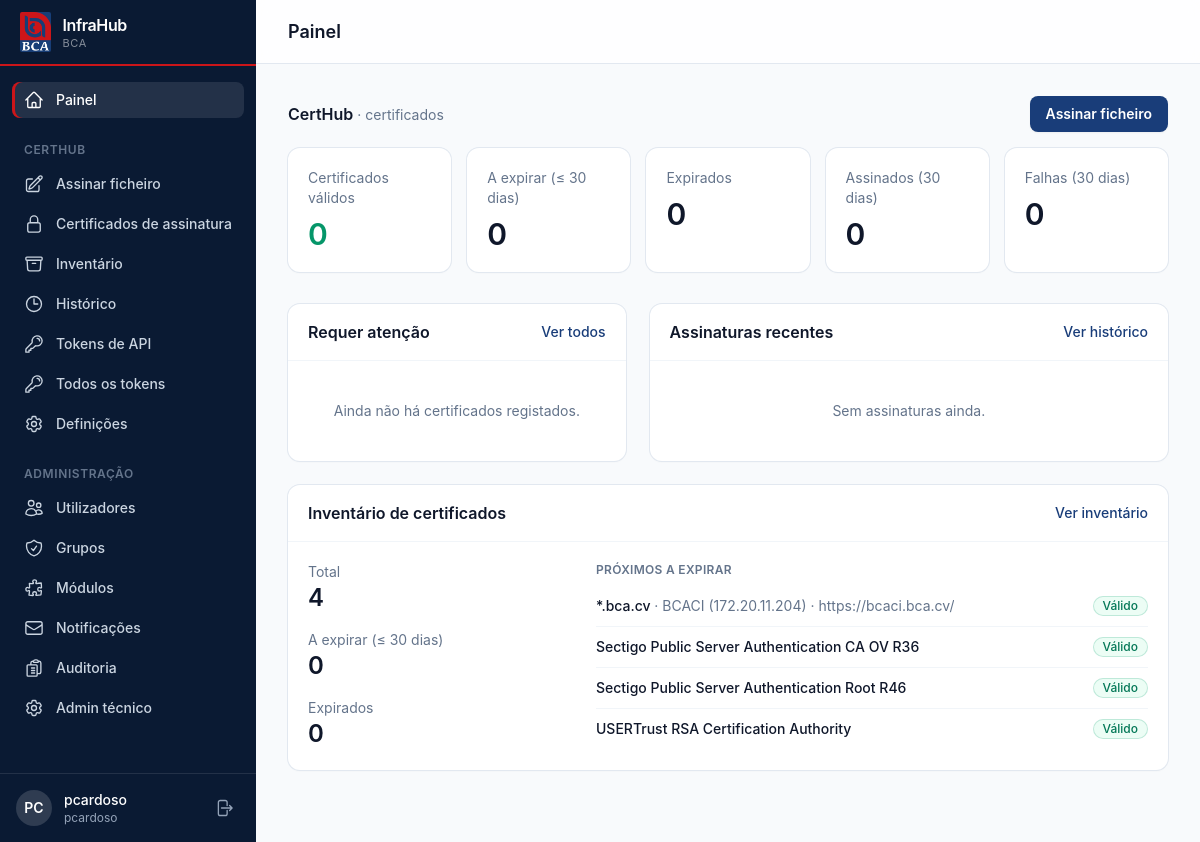
The app's page / (signed in) with its own data.
### inventory/models.py (models this page shows, shortened)
class InventoryCertificate(models.Model):
    class Type(models.TextChoices):
        TLS = "tls", "Servidor TLS/SSL"
        CODE_SIGNING = "code_signing", "Code Signing"
        CLIENT = "client", "Cliente"
        EMAIL = "email", "E-mail (S/MIME)"
        CA = "ca", "Autoridade certificadora"
        OTHER = "other", "Outro"
    name = models.CharField("nome", max_length=255)
    common_name = models.CharField(max_length=255, blank=True, editable=False)
    subject = models.CharField(max_length=512, editable=False)
    issuer = models.CharField("emitido por", max_length=512, editable=False)
    serial_number = models.CharField("número de série", max_length=80, editable=False)
    sha1 = models.CharField("SHA-1", max_length=40, editable=False)
    sha256 = models.CharField("SHA-256", max_length=64, unique=True, editable=False)
    not_before = models.DateTimeField(editable=False)
    not_after = models.DateTimeField("expira em", editable=False)
    key_info = models.CharField("chave", max_length=64, blank=True, editable=False)
    signature_algorithm = models.CharField("algoritmo de assinatura", max_length=64, blank=True, editable=False)
    san = models.TextField("nomes alternativos (SAN)", blank=True, editable=False)
    extended_key_usage = models.TextField("utilizações avançadas", blank=True, editable=False)
    key_usage = models.TextField("utilizações da chave", blank=True, editable=False)
    is_ca = models.BooleanField(default=False, editable=False)
    is_wildcard = models.BooleanField(default=False, editable=False)
    cert_type = models.CharField("tipo", max_length=20, choices=Type.choices, default=Type.OTHER, editable=False)
    source_filename = models.CharField("ficheiro de origem", max_length=255, blank=True, editable=False)
    source_format = models.CharField(max_length=8, blank=True, editable=False)  # pfx | pem | der | p7b
    had_private_key = models.BooleanField("o ficheiro continha a chave privada", default=False, editable=False)
    uploaded_by = models.ForeignKey("auth.User", null=True, blank=True, on_delete=models.SET_NULL,
                                    related_name="inventory_uploads", editable=False)
    owner = models.CharField("responsável", max_length=255, blank=True)
    notes = models.TextField("notas", blank=True)
    created_at = models.DateTimeField(auto_now_add=True)
    updated_at = models.DateTimeField(auto_now=True)
    class Meta:
        ordering = ["not_after"]
        permissions = [("manage_inventory", "Gerir o inventário de certificados")]
    @property
    def days_left(self):
        return (self.not_after - timezone.now()).days
    @property
    def status(self):
        if self.not_after <= timezone.now():
            return "expired"
        return "expiring" if self.days_left <= ALERT_DAYS else "ok"
    @property
    def usage_summary(self):
        names = [u.where for u in self.usages.all()]
        return ", ".join(names[:2]) + (f" +{len(names) - 2}" if len(names) > 2 else "")

class CertificateUsage(models.Model):
    class Environment(models.TextChoices):
        PRODUCTION = "prod", "Produção"
        STAGING = "staging", "Teste"
        DEV = "dev", "Desenvolvimento"
    certificate = models.ForeignKey(InventoryCertificate, on_delete=models.CASCADE, related_name="usages")
    hostname = models.CharField("servidor", max_length=255, blank=True)
    ip_address = models.GenericIPAddressField("IP", null=True, blank=True)
    port = models.PositiveIntegerField("porta", null=True, blank=True,
                                       validators=[MinValueValidator(1), MaxValueValidator(65535)])
    application = models.CharField("aplicação", max_length=255, blank=True)
    environment = models.CharField("ambiente", max_length=10, choices=Environment.choices, blank=True)
    notes = models.CharField("notas", max_length=255, blank=True)
    created_at = models.DateTimeField(auto_now_add=True)
    class Meta:
        ordering = ["hostname", "ip_address", "port", "id"]
    @property
    def endpoint(self):
        if self.ip_address and self.port:
            return f"{self.ip_address}:{self.port}"
        return str(self.ip_address or "") or (f":{self.port}" if self.port else "")
    @property
    def where(self):
        parts = [self.hostname or self.endpoint or "—"]
        if self.hostname and self.endpoint:
            parts[0] += f" ({self.endpoint})"
        if self.application:
            parts.append(self.application)
        return " · ".join(parts)

### portal/views.py (the view)
# urls.py: path("", views.dashboard, name="dashboard"),
@login_required
def dashboard(request):
    widgets = []
    for module in modules.accessible_modules(request.user):
        if module.dashboard and module.dashboard_template:
            widgets.append({"module": module, "template": module.dashboard_template, "d": module.dashboard(request)})
    return render(request, "portal/dashboard.html", {"widgets": widgets})

### portal/modules.py (called while the page is built)
def all_modules() -> list[Module]:
    return list(_REGISTRY.values())

def module_for_path(path: str) -> Module | None:
    return next((m for m in _REGISTRY.values() if path.startswith(m.url_prefix)), None)

def disabled_keys(user=None) -> set[str]:
    from .models import ModuleState
    if user is not None and hasattr(user, "_disabled_modules"):
        return user._disabled_modules
    keys = set(ModuleState.objects.filter(enabled=False).values_list("key", flat=True))
    if user is not None:
        user._disabled_modules = keys
    return keys

def is_enabled(module: Module, user=None) -> bool:
    return module.key not in disabled_keys(user)

def user_can_access(user, module: Module) -> bool:
    if not (user and user.is_authenticated and user.is_active):
        return False
    return is_enabled(module, user) and user.has_perm(module.access_perm)

def accessible_modules(user) -> list[Module]:
    return [m for m in all_modules() if user_can_access(user, m)]

### portal/templates/portal/dashboard.html (shortened to what this page needs)
{% extends "base.html" %}
{% block heading %}Painel{% endblock %}
{% block content %}
{% for w in widgets %}{% include w.template with d=w.d %}{% empty %}
<div class="mx-auto max-w-md rounded-xl bg-white p-8 text-center shadow-sm ring-1 ring-slate-200">
  <p class="text-sm text-slate-600">Ainda não tem acesso a nenhum módulo. Peça a um administrador para o adicionar ao grupo certo.</p>
</div>
{% endfor %}
{% endblock %}

### templates/base.html (shortened to what this page needs)
{% load static %}<!doctype html>
<html lang="pt" class="h-full bg-slate-50">
<head>
  <link rel="stylesheet" href="{% static 'css/app.css' %}">
</head>
<body class="h-full font-sans text-slate-800 antialiased">
<aside id="sidebar" class="fixed inset-y-0 left-0 z-40 flex w-64 -translate-x-full flex-col bg-brand-900 transition-transform lg:translate-x-0">
  <div class="flex h-16 items-center gap-3 px-5">
    <img src="{% static 'img/bca-logo.png' %}" alt="BCA" class="h-10 w-auto rounded-sm">
    <span class="leading-tight">
      <span class="block text-base font-semibold tracking-tight text-white">InfraHub</span>
      <span class="block text-[11px] uppercase tracking-wider text-white/50">BCA</span>
    </span>
  </div>
  <div class="h-0.5 bg-accent"></div>
  <nav class="mt-4 flex-1 space-y-1 overflow-y-auto px-3 text-sm font-medium">
    {% include "_nav_item.html" with url=nav_home.url label="Painel" icon=nav_home.icon active=nav_home.active %}
    {% for section in nav_sections %}
    <div class="px-3 pb-1 pt-5 text-xs font-semibold uppercase tracking-wider text-slate-500">{{ section.module.name }}</div>
    {% for it in section.items %}{% include "_nav_item.html" with url=it.url label=it.label icon=it.icon active=it.active %}{% endfor %}
    {% endfor %}
    {% if nav_admin %}
    <div class="px-3 pb-1 pt-5 text-xs font-semibold uppercase tracking-wider text-slate-500">Administração</div>
    {% for it in nav_admin %}{% include "_nav_item.html" with url=it.url label=it.label icon=it.icon active=it.active %}{% endfor %}
    {% endif %}
  </nav>
  <div class="border-t border-white/10 p-4">
    <div class="flex items-center gap-3">
      <a href="{% url 'portal:account' %}" class="flex min-w-0 flex-1 items-center gap-3 rounded-lg hover:bg-white/5" title="A minha conta">
        <span class="flex h-9 w-9 shrink-0 items-center justify-center rounded-full bg-white/15 text-sm font-semibold uppercase text-white">{{ user.username|slice:":2" }}</span>
        <span class="min-w-0 flex-1">
          <span class="block truncate text-sm font-medium text-white">{{ user.get_full_name|default:user.username }}</span>
          <span class="block truncate text-xs text-slate-400">{{ user.email|default:user.username }}</span>
        </span>
      </a>
      <form method="post" action="{% url 'portal:logout' %}">{% csrf_token %}
        <button title="Terminar sessão" class="rounded-md p-1.5 text-slate-400 hover:bg-white/10 hover:text-white">
          <svg class="h-5 w-5" fill="none" viewBox="0 0 24 24" stroke="currentColor" stroke-width="1.6"><path stroke-linecap="round" stroke-linejoin="round" d="M15.75 9V5.25A2.25 2.25 0 0 0 13.5 3h-6a2.25 2.25 0 0 0-2.25 2.25v13.5A2.25 2.25 0 0 0 7.5 21h6a2.25 2.25 0 0 0 2.25-2.25V15m3 0 3-3m0 0-3-3m3 3H9"/></svg>
        </button>
      </form>
    </div>
  </div>
</aside>
<div class="lg:pl-64">
  <header class="sticky top-0 z-20 flex h-16 items-center gap-4 border-b border-slate-200 bg-white/80 px-4 backdrop-blur sm:px-6 lg:px-8">
    <h1 class="text-lg font-semibold text-slate-900">{% block heading %}{% endblock %}</h1>
  </header>
  <main class="mx-auto max-w-7xl px-4 py-8 sm:px-6 lg:px-8">
    {% block content %}{% endblock %}
  </main>
</div>
</body>
</html>

### portal/templates/portal/widgets/certhub.html
<div class="mb-10">
<div class="mb-4 flex items-center justify-between">
  <h2 class="text-base font-semibold text-slate-900">CertHub <span class="text-sm font-normal text-slate-500">· certificados</span></h2>
  {% if d.can_sign %}<a href="{% url 'signing:sign' %}" class="btn-primary">Assinar ficheiro</a>{% endif %}
</div>
<dl class="grid grid-cols-2 gap-4 lg:grid-cols-5">
  <div class="card p-5"><dt class="text-sm text-slate-500">Certificados válidos</dt><dd class="mt-2 text-3xl font-semibold text-emerald-600">{{ d.stats.active }}</dd></div>
  <div class="card p-5"><dt class="text-sm text-slate-500">A expirar (≤ 30 dias)</dt><dd class="mt-2 text-3xl font-semibold {% if d.stats.expiring %}text-amber-600{% else %}text-slate-900{% endif %}">{{ d.stats.expiring }}</dd></div>
  <div class="card p-5"><dt class="text-sm text-slate-500">Expirados</dt><dd class="mt-2 text-3xl font-semibold {% if d.stats.expired %}text-red-600{% else %}text-slate-900{% endif %}">{{ d.stats.expired }}</dd></div>
  <div class="card p-5"><dt class="text-sm text-slate-500">Assinados (30 dias)</dt><dd class="mt-2 text-3xl font-semibold text-slate-900">{{ d.stats.signed_30d }}</dd></div>
  <div class="card p-5"><dt class="text-sm text-slate-500">Falhas (30 dias)</dt><dd class="mt-2 text-3xl font-semibold {% if d.stats.failed_30d %}text-red-600{% else %}text-slate-900{% endif %}">{{ d.stats.failed_30d }}</dd></div>
</dl>
<div class="mt-8 grid gap-6 lg:grid-cols-5">
  <section class="card lg:col-span-2">
    <div class="card-header"><h2 class="font-semibold text-slate-900">Requer atenção</h2><a href="{% url 'portal:certificates' %}" class="text-sm font-medium text-brand-600 hover:text-brand-500">Ver todos</a></div>
    <ul class="divide-y divide-slate-100">
      {% for c in d.attention %}
      <li class="flex items-center justify-between gap-3 px-5 py-3.5">
        <div class="min-w-0"><p class="truncate text-sm font-medium text-slate-900">{{ c.name }}</p><p class="text-xs text-slate-500">{{ c.attention|join:" · " }}</p></div>
        {% include "_cert_badge.html" %}
      </li>
      {% empty %}
      <li class="px-5 py-10 text-center text-sm text-slate-500">{% if d.total_certs %}Tudo em ordem.{% else %}Ainda não há certificados registados.{% endif %}</li>
      {% endfor %}
    </ul>
  </section>
  <section class="card lg:col-span-3">
    <div class="card-header"><h2 class="font-semibold text-slate-900">Assinaturas recentes</h2><a href="{% url 'portal:history' %}" class="text-sm font-medium text-brand-600 hover:text-brand-500">Ver histórico</a></div>
    <ul class="divide-y divide-slate-100">
      {% for r in d.recent %}
      <li class="flex items-center justify-between gap-3 px-5 py-3.5">
        <div class="min-w-0"><p class="truncate text-sm font-medium text-slate-900">{{ r.filename }}</p><p class="text-xs text-slate-500">{{ r.user.username }} · {{ r.created_at|date:"d/m/Y H:i" }}</p></div>
        {% if r.status == "ok" %}<span class="badge-green">Assinado</span>{% else %}<span class="badge-red">Falhou</span>{% endif %}
      </li>
      {% empty %}
      <li class="px-5 py-10 text-center text-sm text-slate-500">Sem assinaturas ainda.</li>
      {% endfor %}
    </ul>
  </section>
</div>
{% if d.inv %}
<section class="card mt-6">
  <div class="card-header"><h2 class="font-semibold text-slate-900">Inventário de certificados</h2><a href="{% url 'inventory:list' %}" class="text-sm font-medium text-brand-600 hover:text-brand-500">Ver inventário</a></div>
  <div class="grid gap-6 p-5 lg:grid-cols-3">
    <dl class="grid grid-cols-3 gap-4 lg:grid-cols-1">
      <div><dt class="text-sm text-slate-500">Total</dt><dd class="text-2xl font-semibold text-slate-900">{{ d.inv.total }}</dd></div>
      <div><dt class="text-sm text-slate-500">A expirar (≤ 30 dias)</dt><dd class="text-2xl font-semibold {% if d.inv.expiring %}text-amber-600{% else %}text-slate-900{% endif %}">{{ d.inv.expiring }}</dd></div>
      <div><dt class="text-sm text-slate-500">Expirados</dt><dd class="text-2xl font-semibold {% if d.inv.expired %}text-red-600{% else %}text-slate-900{% endif %}">{{ d.inv.expired }}</dd></div>
    </dl>
    <div class="lg:col-span-2">
      <p class="text-xs font-semibold uppercase tracking-wide text-slate-500">Próximos a expirar</p>
      <ul class="mt-2 divide-y divide-slate-100">
        {% for c in d.inv.next %}<li class="flex items-center justify-between gap-3 py-2.5"><a href="{% url 'inventory:detail' c.pk %}" class="min-w-0 truncate text-sm font-medium text-slate-900 hover:text-brand-600">{{ c.name }}{% if c.usage_summary %} <span class="font-normal text-slate-500">· {{ c.usage_summary }}</span>{% endif %}</a>{% include "_inv_badge.html" %}</li>
        {% empty %}<li class="py-6 text-center text-sm text-slate-500">Sem certificados no inventário.</li>{% endfor %}
      </ul>
    </div>
  </div>
</section>
{% endif %}
</div>

### templates/_inv_badge.html
{% if c.status == "ok" %}<span class="badge-green">Válido</span>
{% elif c.status == "expiring" %}<span class="badge-amber">Expira em {{ c.days_left }} d</span>
{% else %}<span class="badge-red">Expirado</span>{% endif %}

### records on screen
InventoryCertificate: stats.active "0", stats.expiring "0", stats.expired "0", stats.signed_30d "0", stats.failed_30d "0", inv.total "4", inv.expiring "0", inv.expired "0", name "USERTrust RSA Certification Authority", shows "Válido"
InventoryCertificate: name "*.bca.cv", usage_summary "BCACI (172.20.11.204) · https://bcaci.bca.cv/", shows "Válido"
InventoryCertificate: name "Sectigo Public Server Authentication CA OV R36", shows "Válido"
InventoryCertificate: name "Sectigo Public Server Authentication Root R46", shows "Válido"

### other values on screen
{{ label }} "Painel" "Assinar ficheiro" "Certificados de assinatura" "Inventário" "Histórico" "Tokens de API" "Todos os tokens" "Definições" "Utilizadores" "Grupos" "Módulos" "Notificações" "Auditoria" "Admin técnico"
{{ section.module.name }} "CERTHUB"
{{ user.username|slice:":2" }} "PC"
{{ user.get_full_name|default:user.username }} "pcardoso"
{{ user.email|default:user.username }} "pcardoso"
